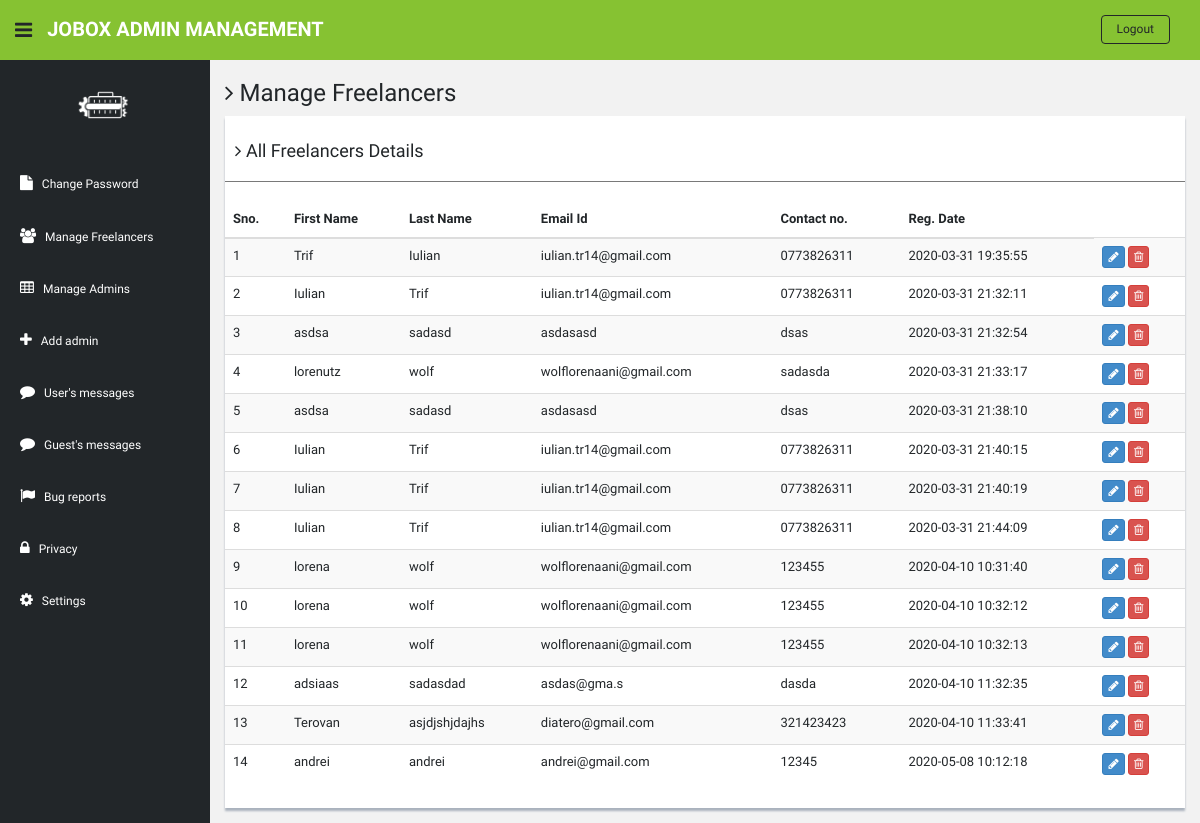
/admin/manage-users.php (signed in), run on the app's committed database.
### tables this page shows
CREATE TABLE `users` (
  `id` int(11) NOT NULL,
  `fname` varchar(255) DEFAULT NULL,
  `lname` varchar(255) DEFAULT NULL,
  `email` varchar(255) DEFAULT NULL,
  `password` varchar(300) DEFAULT NULL,
  `occupation` varchar(50) NOT NULL,
  `contactno` varchar(11) DEFAULT NULL,
  `descript` text NOT NULL,
  `cv` longtext NOT NULL,
  `posting_date` timestamp NOT NULL DEFAULT current_timestamp()
);

### admin/manage-users.php (the view, shortened to what this page needs)
<?php
include'dbconnection.php';
if (strlen($_SESSION['id']==0)) {
  header('location:logout.php');
  } else{
?><!DOCTYPE html>
<html lang="en">
  <head>
    <link href="assets/css/bootstrap.css" rel="stylesheet">
    <link href="assets/font-awesome/css/font-awesome.css" rel="stylesheet" />
    <link href="assets/css/style.css" rel="stylesheet">
    <link href="assets/css/style-responsive.css" rel="stylesheet">
  </head>
  <body>
  <section id="container" >
      <header class="header black-bg">
              <div class="sidebar-toggle-box">
                  <div class="fa fa-bars tooltips" data-placement="right" data-original-title="Toggle Navigation"></div>
              </div>
            <a href="#" class="logo"><b>Jobox admin management</b></a>
            <div class="top-menu">
            	<ul class="nav pull-right top-menu">
                    <li><a class="logout" href="logout.php">Logout</a></li>
            	</ul>
            </div>
        </header>
      <aside>
          <div id="sidebar"  class="nav-collapse ">
              <ul class="sidebar-menu" id="nav-accordion">
              	  <p class="centered"><a href="#"><img src="assets/img/white-logo.png" class="img-circle" width="60"></a></p>
                  <li class="mt">
                      <a href="change-password.php">
                          <i class="fa fa-file"></i>
                          <span>Change Password</span>
                      </a>
                  </li>
                  <li class="sub-menu">
                      <a href="manage-users.php" >
                          <i class="fa fa-users"></i>
                          <span>Manage Freelancers</span>
                      </a>
                  </li>
                  <li class="sub-menu">
                      <a href="manage-admins.php" >
                          <i class="fa fa-table"></i>
                          <span>Manage Admins</span>
                      </a>
                  </li>
                  <li class="sub-menu">
                      <a href="add-admin.php" >
                          <i class="fa fa-plus"></i>
                          <span>Add admin</span>
                      </a>
                  </li>
                  <li class="sub-menu">
                      <a href="#" >
                          <i class="fa fa-comment"></i>
                          <span>User's messages</span>
                      </a>
                  </li>
                  <li class="sub-menu">
                      <a href="guest-message.php" >
                          <i class="fa fa-comment"></i>
                          <span>Guest's messages</span>
                      </a>
                  </li>
                  <li class="sub-menu">
                      <a href="#" >
                          <i class="fa fa-flag"></i>
                          <span>Bug reports</span>
                      </a>
                  </li>
                  <li class="sub-menu">
                      <a href="#" >
                          <i class="fa fa-lock"></i>
                          <span>Privacy</span>
                      </a>
                  </li>
                  <li class="sub-menu">
                      <a href="#" >
                          <i class="fa fa-gear"></i>
                          <span>Settings</span>
                      </a>
                  </li>
              </ul>
          </div>
      </aside>
      <section id="main-content">
          <section class="wrapper">
          	<h3><i class="fa fa-angle-right"></i> Manage Freelancers</h3>
				<div class="row">
                  <div class="col-md-12">
                      <div class="content-panel">
                          <table class="table table-striped table-advance table-hover">
	                  	  	  <h4><i class="fa fa-angle-right"></i> All Freelancers Details </h4>
	                  	  	  <hr>
                              <thead>
                              <tr>
                                  <th>Sno.</th>
                                  <th class="hidden-phone">First Name</th>
                                  <th> Last Name</th>
                                  <th> Email Id</th>
                                  <th>Contact no.</th>
                                  <th>Reg. Date</th>
                              </tr>
                              </thead>
                              <tbody>
                              <?php $ret=mysqli_query($con,"select * from users");
							  $cnt=1;
							  while($row=mysqli_fetch_array($ret))
							  {?>
                              <tr>
                              <td><?php echo $cnt;?></td>
                                  <td><?php echo $row['fname'];?></td>
                                  <td><?php echo $row['lname'];?></td>
                                  <td><?php echo $row['email'];?></td>
                                  <td><?php echo $row['contactno'];?></td>  <td><?php echo $row['posting_date'];?></td>
                                  <td>
                                     <a href="update-profile.php?uid=<?php echo $row['id'];?>">
                                     <button class="btn btn-primary btn-xs"><i class="fa fa-pencil"></i></button></a>
                                     <a href="manage-users.php?id=<?php echo $row['id'];?>">
                                     <button class="btn btn-danger btn-xs" onClick="return confirm('Do you really want to delete');"><i class="fa fa-trash-o "></i></button></a>
                                  </td>
                              </tr>
                              <?php $cnt=$cnt+1; }?>
                              </tbody>
                          </table>
                      </div>
                  </div>
              </div>
		</section>
      </section
  ></section>
  </body>
</html>
<?php } ?>

### admin/assets/css/style.css (style rules this page uses)
body { color: #222629; background: #f2f2f2; font-family: 'Ruda', sans-serif; padding: 0px !important; margin: 0px !important; font-size:13px; }
ul li { list-style: none; }
a, a:hover, a:focus { text-decoration: none; outline: none; }
#container { width: 100%; height: 100%; }
hr { margin-top: 20px; margin-bottom: 20px; border: 0; border-top: 1px solid #797979; }
.centered { text-align: center; }
.mt { margin-top: 25px; }
ul.top-menu > li > .logout { background-color: transparent !important; font-size: 12px; border-radius: 4px; -webkit-border-radius: 4px; border:1px solid #222629 !important; color:#222629 !important; padding: 5px 15px; margin-right: 15px; background: black; margin-top: 15px; }
#sidebar { width: 210px; height: 100%; position: fixed; background: #222629; }
#sidebar ul li { position: relative; }
ul.sidebar-menu , ul.sidebar-menu li ul.sub { margin: -2px 0 0; padding: 0; }
ul.sidebar-menu { margin-top: 75px; }
ul.sidebar-menu li { margin-bottom: 5px; margin-left:10px; margin-right:10px; }
ul.sidebar-menu li.sub-menu { line-height: 15px; }
span { display: inline-block; }
ul.sidebar-menu li a { color: white; text-decoration: none; display: block; padding: 15px 0 15px 10px; font-size: 12px; outline: none; -webkit-transition: all 0.3s ease; -moz-transition: all 0.3s ease; -o-transition: all 0.3s ease; -ms-transition: all 0.3s ease; transition: all 0.3s ease; }
ul.sidebar-menu li a i { font-size: 15px; padding-right: 6px; }
#main-content { margin-left: 210px; }
.header, .footer { min-height: 60px; padding: 0 15px; }
.header { position: fixed; left: 0; right: 0; z-index: 1002; }
.black-bg { background:#86c232!important;; border-bottom: 1px solid#86c232!important;; }
.wrapper { display: inline-block; margin-top: 60px; padding-left: 15px; padding-right: 15px; padding-bottom: 15px; padding-top: 0px; width: 100%; }
a.logo { font-size: 20px; color: #ffffff; float: left; margin-top: 15px; text-transform: uppercase; }
a.logo b { font-weight: 900; }
#top_menu .nav > li, ul.top-menu > li { float: left; }
ul.top-menu > li > a { color: #666666; font-size: 16px; border-radius: 4px; -webkit-border-radius: 4px; border:1px solid #666666 !important; padding: 2px 6px; margin-right: 15px; }
.sidebar-toggle-box { float: left; padding-right: 15px; margin-top: 20px; }
.sidebar-toggle-box .fa-bars { cursor: pointer; display: inline-block; font-size: 20px; }
.content-panel { background: #ffffff; box-shadow: 0px 3px 2px #aab2bd; padding-top: 15px; padding-bottom: 5px; }
.content-panel h4 { margin-left: 10px; }

### data on the page
users: fname "Trif", lname "Iulian", email "iulian.tr14@gmail.com", contactno "0773826311", posting_date "2020-03-31 19:35:55"
users: fname "Iulian", lname "Trif", email "iulian.tr14@gmail.com", contactno "0773826311", posting_date "2020-03-31 21:32:11"
users: fname "asdsa", lname "sadasd", email "asdasasd", contactno "dsas", posting_date "2020-03-31 21:32:54"
users: fname "lorenutz", lname "wolf", email "wolflorenaani@gmail.com", contactno "sadasda", posting_date "2020-03-31 21:33:17"
users: fname "asdsa", lname "sadasd", email "asdasasd", contactno "dsas", posting_date "2020-03-31 21:38:10"
users: fname "Iulian", lname "Trif", email "iulian.tr14@gmail.com", contactno "0773826311", posting_date "2020-03-31 21:40:15"
users: fname "Iulian", lname "Trif", email "iulian.tr14@gmail.com", contactno "0773826311", posting_date "2020-03-31 21:40:19"
users: fname "Iulian", lname "Trif", email "iulian.tr14@gmail.com", contactno "0773826311", posting_date "2020-03-31 21:44:09"
users: fname "lorena", lname "wolf", email "wolflorenaani@gmail.com", contactno "123455", posting_date "2020-04-10 10:31:40"
users: fname "lorena", lname "wolf", email "wolflorenaani@gmail.com", contactno "123455", posting_date "2020-04-10 10:32:12"
users: fname "lorena", lname "wolf", email "wolflorenaani@gmail.com", contactno "123455", posting_date "2020-04-10 10:32:13"
users: fname "adsiaas", lname "sadasdad", email "asdas@gma.s", contactno "dasda", posting_date "2020-04-10 11:32:35"
users: fname "Terovan", lname "asjdjshjdajhs", email "diatero@gmail.com", contactno "321423423", posting_date "2020-04-10 11:33:41"
users: fname "andrei", lname "andrei", email "andrei@gmail.com", contactno "12345", posting_date "2020-05-08 10:12:18"
